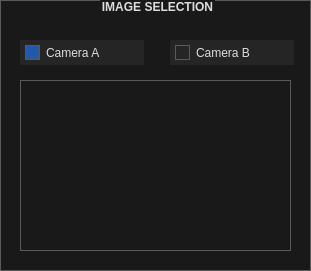
   <widget class="QGroupBox" name="image_selection_box">
    <property name="geometry">
     <rect>
      <x>50</x>
      <y>490</y>
      <width>311</width>
      <height>271</height>
     </rect>
    </property>
    <property name="styleSheet">
     <string notr="true">/*
	Based on a template by Emanuel Claesson (c) 2013 with modifications by Paris Flood

	Licensed under the Apache License, Version 2.0 (the &quot;License&quot;);
	you may not use this file except in compliance with the License.
	You may obtain a copy of the License at

		http://www.apache.org/licenses/LICENSE-2.0

	Unless required by applicable law or agreed to in writing, software
	distributed under the License is distributed on an &quot;AS IS&quot; BASIS,
	WITHOUT WARRANTIES OR CONDITIONS OF ANY KIND, either express or implied.
	See the License for the specific language governing permissions and
	limitations under the License.
*/

/*
	COLOR_DARK     = #191919
	COLOR_MEDIUM   = #353535
	COLOR_MEDLIGHT = #5A5A5A
	COLOR_LIGHT    = #DDDDDD
	COLOR_BLUE  = #2158AA
	COLOR_ORANGE = #D66C23
*/
* {
	background: #191919;
	color: #DDDDDD;
border: 1px solid #5A5A5A;
}

 QMenuBar {
	background: #191919;
	border-style: none;
 }

 QMenuBar::item {
	 background: transparent;
     spacing: 3px; /* spacing between menu bar items */
     padding: 5px 25px;
 }

 QMenuBar::item:selected{
	background: #353535;
  	border: 2px solid #D66C23;
    border-style: none none solid none;
}

 QMenuBar::item:pressed {
	background: #5A5A5A;
}

QCheckBox, QRadioButton {
	border: none;
}

QRadioButton::indicator, QCheckBox::indicator {
	width: 13px;
	height: 13px;
}

QRadioButton::indicator::unchecked, QCheckBox::indicator::unchecked {
	left: 5px;
	border: 1px solid #5A5A5A;
	background: none;
}

QRadioButton::indicator:unchecked:hover, QCheckBox::indicator:unchecked:hover {
	left: 5px;
	border: 1px solid #D66C23;
}

QRadioButton::indicator::checked, QCheckBox::indicator::checked {
	left: 5px;
	border: 1px solid #5A5A5A;
	background: #2158AA;
}

QRadioButton::indicator:checked:hover, QCheckBox::indicator:checked:hover {
	left: 5px;
	border: 1px solid #D66C23;
	background: #2158AA;
}

QGroupBox::title {
	subcontrol-origin: margin;
    subcontrol-position: top center;
}

QScrollBar {
	border: 1px solid #5A5A5A;
	background: #191919;
}

QScrollBar:horizontal {
	height: 15px;
	margin: 0px 16px 0px 16px;
}

QScrollBar:vertical {
	width: 15px;
	margin: 16px 0px 16px 0px;
}

QScrollBar::handle {
	background: #353535;
	border: 1px solid #5A5A5A;
}

QScrollBar::handle:horizontal {
	border-width: 0px 1px 0px 1px;
}

QScrollBar::handle:vertical {
	border-width: 1px 0px 1px 0px;
}

QScrollBar::handle:horizontal {
	min-width: 20px;
}

QScrollBar::handle:vertical {
	min-height: 20px;
}

QScrollBar::add-line, QScrollBar::sub-line {
	background:#353535;
	border: 1px solid #5A5A5A;
	subcontrol-origin: margin;
}

QScrollBar::add-line {
	position: absolute;
}

QScrollBar::add-line:horizontal {
	width: 15px;
	subcontrol-position: right;
	left: 15px;
}

QScrollBar::add-line:vertical {
	height: 15px;
	subcontrol-position: bottom;
	top: 15px;
}

QScrollBar::sub-line:horizontal {
	width: 15px;
	subcontrol-position: left;
}

QScrollBar::sub-line:vertical {
	height: 15px;
	subcontrol-position: top;
}

QScrollBar:left-arrow, QScrollBar::right-arrow, QScrollBar::up-arrow, QScrollBar::down-arrow {
	border: 1px solid #5A5A5A;
	width: 3px;
	height: 3px;
}

QScrollBar::add-page, QScrollBar::sub-page {
	background: none;
}

QAbstractButton {
	background: #252525;
}

QAbstractButton:disabled {
	background: #3F3F3F;
}

QAbstractButton:hover {
	background: #353535;
}

QPushButton:hover {
	background: #353535;
  	border: 1px solid #D66C23;
}

QAbstractButton:pressed {
	background: #5A5A5A;
}

QAbstractItemView {
	show-decoration-selected: 1;
 	outline: 0;
	selection-background-color: #2158AA;
	selection-color: #DDDDDD;
	alternate-background-color: #353535;
}

QHeaderView {
	border: 1px solid #5A5A5A;
}

QHeaderView::section {
	background: #191919;
	border: 1px solid #5A5A5A;
	padding: 4px;
}

QHeaderView::section:selected, QHeaderView::section::checked {
	background: #353535;
}

QTableView {
	gridline-color: #5A5A5A;
}

QTabBar {
	margin-left: 2px;
}

QTabBar::tab {
	border-radius: 0px;
	padding: 4px;
	margin: 4px;
}

QTabBar::tab:selected {
	background: #353535;
}

QComboBox::down-arrow {
	border: 1px solid #5A5A5A;
	background: #353535;
}

QComboBox::drop-down {
	border: 1px solid #5A5A5A;
	background: #353535;
}

QComboBox::down-arrow {
	width: 3px;
	height: 3px;
	border: 1px solid #5A5A5A;
}

QAbstractSpinBox {
	padding-right: 15px;
}

QAbstractSpinBox::up-button, QAbstractSpinBox::down-button {
	border: 1px solid #5A5A5A;
	background: #353535;
	subcontrol-origin: border;
}
QAbstractSpinBox::up-button:hover, QAbstractSpinBox::down-button:hover {
	border: 1px solid #D66C23;
}
QAbstractSpinBox::up-button:pressed, QAbstractSpinBox::down-button:pressed {
	background: #5A5A5A;
}

QAbstractSpinBox::up-arrow, QAbstractSpinBox::down-arrow {
	width: 3px;
	height: 3px;
	border: 1px solid #5A5A5A;
}
QAbstractSpinBox::up-arrow:hover, QAbstractSpinBox::down-arrow:hover {
	border: 1px solid #D66C23;
}

QSlider {
	border: none;
}

QSlider::groove:horizontal {
	height: 5px;
	margin: 4px 0px 4px 0px;
}

QSlider::groove:vertical {
	width: 5px;
	margin: 0px 4px 0px 4px;
}

QSlider::handle {
	border: 1px solid #5A5A5A;
	background: #353535;
}

QSlider::handle:horizontal {
	width: 15px;
	margin: -4px 0px -4px 0px;
}

QSlider::handle:vertical {
	height: 15px;
	margin: 0px -4px 0px -4px;
}

QSlider::add-page:vertical, QSlider::sub-page:horizontal {
	background: #2158AA;
}

QSlider::sub-page:vertical, QSlider::add-page:horizontal {
	background: #353535;
}

QLabel {
	border: none;
}

QProgressBar {
	text-align: center;
}

QProgressBar::chunk {
	width: 1px;
	background-color: #2158AA;
}

QMenu::separator {
	background: #353535;
}

QGroupBox {
	font: bold
}

QListWidget::item:selected {
    background-color: #2158AA;
}

 QMenu::item:selected{
	background: #353535;
	border: 2px solid #D66C23;
    border-style: none solid none none;
}

 QMenu::pressed {
	background: #5A5A5A;
}

QMenu::separator {
    height: 5px;
	background: #2158AA;
}</string>
    </property>
    <property name="title">
     <string>IMAGE SELECTION</string>
    </property>
    <widget class="QRadioButton" name="camera_A_radio_button">
     <property name="geometry">
      <rect>
       <x>20</x>
       <y>40</y>
       <width>124</width>
       <height>25</height>
      </rect>
     </property>
     <property name="text">
      <string>Camera A</string>
     </property>
     <property name="checked">
      <bool>true</bool>
     </property>
    </widget>
    <widget class="QRadioButton" name="camera_B_radio_button">
     <property name="enabled">
      <bool>true</bool>
     </property>
     <property name="geometry">
      <rect>
       <x>170</x>
       <y>40</y>
       <width>124</width>
       <height>25</height>
      </rect>
     </property>
     <property name="text">
      <string>Camera B</string>
     </property>
    </widget>
    <widget class="QListWidget" name="image_list_widget">
     <property name="geometry">
      <rect>
       <x>20</x>
       <y>80</y>
       <width>271</width>
       <height>171</height>
      </rect>
     </property>
    </widget>
   </widget>
